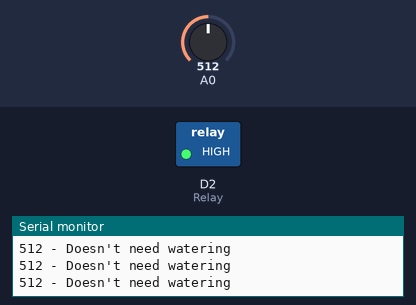
Simulated run of this sketch. Board: ESP8266 (NodeMCU). Parts: switched loads named in the sketch (green lamp = pin HIGH), the last lines printed to the serial monitor. The test bench sets the inputs (shaded band); at power-on: A0 = 512.

Above: at 1.3 s.
1.4 s: A0 set to 791
2.9 s: A0 set to 815
At 3.9 s:
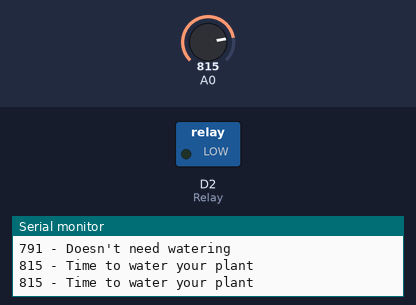
4.5 s: A0 set to 790
At 5.1 s:
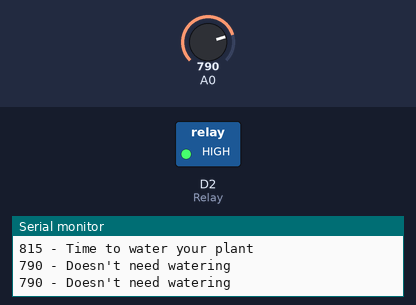
6.0 s: A0 set to 810
At 6.3 s:
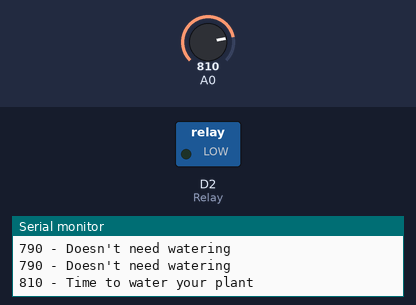
Timing chart, 0 to 8.5 s (numbered marks = the images above; inputs shaded):
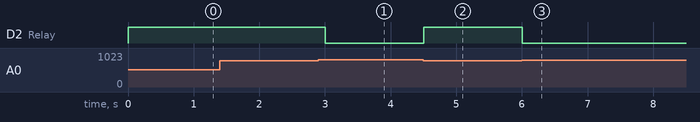

The sketch:

soil_moisture_sensor_using_relay.ino
```cpp
/*
 All the resources for this project:
 http://randomnerdtutorials.com/
*/
int rainPin = D1;
int Relay = D2;

// you can adjust the threshold value
int thresholdValue = 800;
void setup(){
  pinMode(rainPin, INPUT);
  pinMode(Relay,OUTPUT);
  Serial.begin(9600);
}
void loop() {
    int sensorValue = analogRead(rainPin);
    Serial.print(sensorValue);
    if(sensorValue < thresholdValue){
    Serial.println(" - Doesn't need watering");
    digitalWrite(Relay, HIGH);
    }
    else {
    Serial.println(" - Time to water your plant");
    digitalWrite(Relay, LOW);
    }
    delay(500);
}
```

Measured:
- the behaviour switches between 799 and 800 on A0 (found by bisection; images 0 and 1)
- after the input at 2.9 s, D2 (Relay): HIGH → LOW after 0.10 s
- after the input at 4.5 s, D2 (Relay): LOW → HIGH at once
- after the input at 6.0 s, D2 (Relay): HIGH → LOW at once
